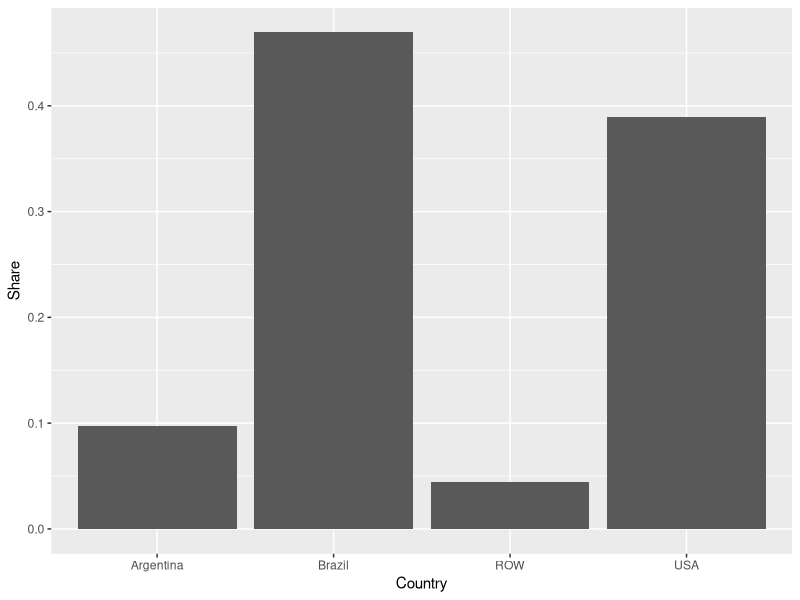
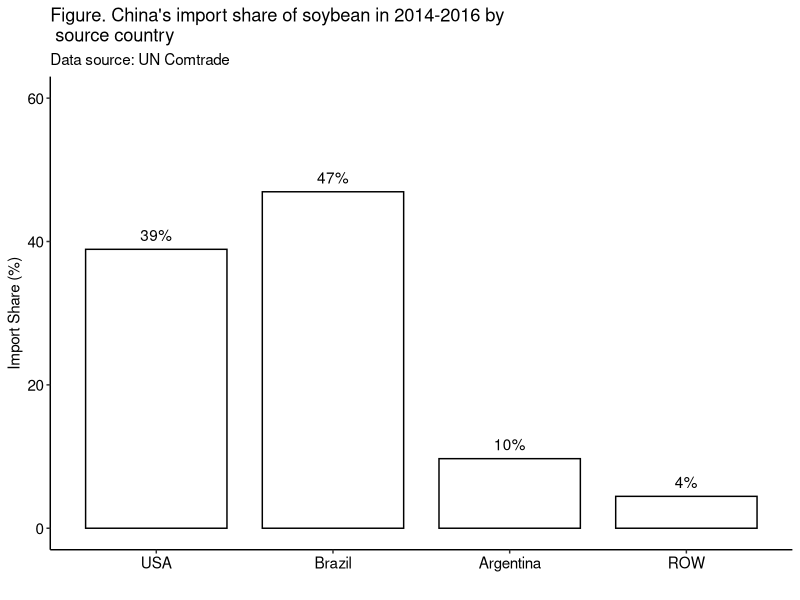
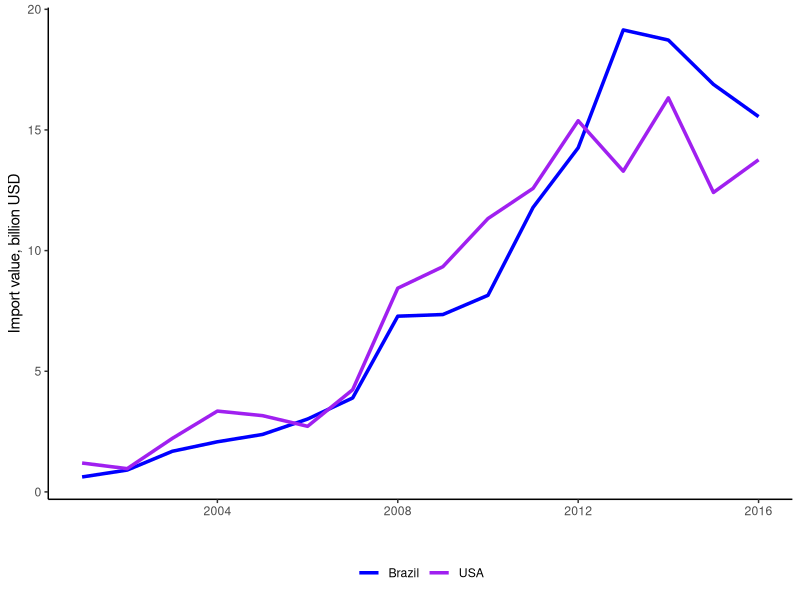
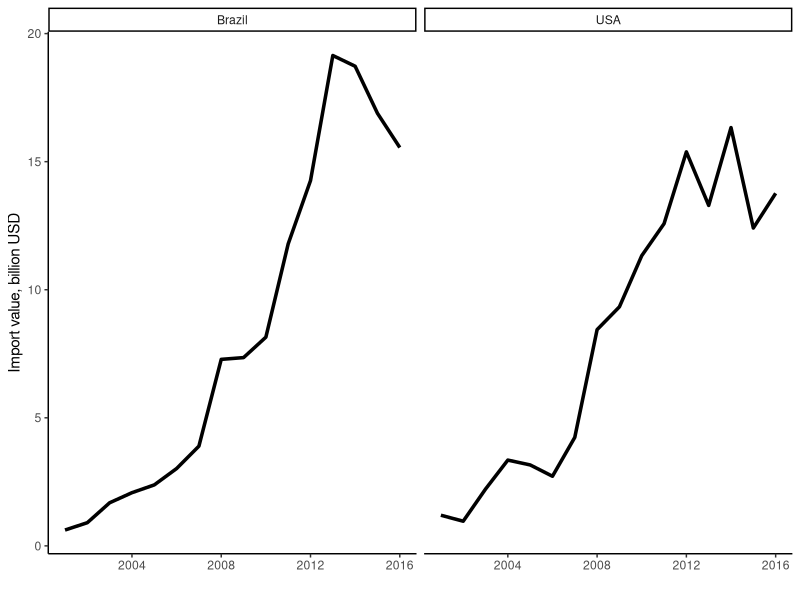
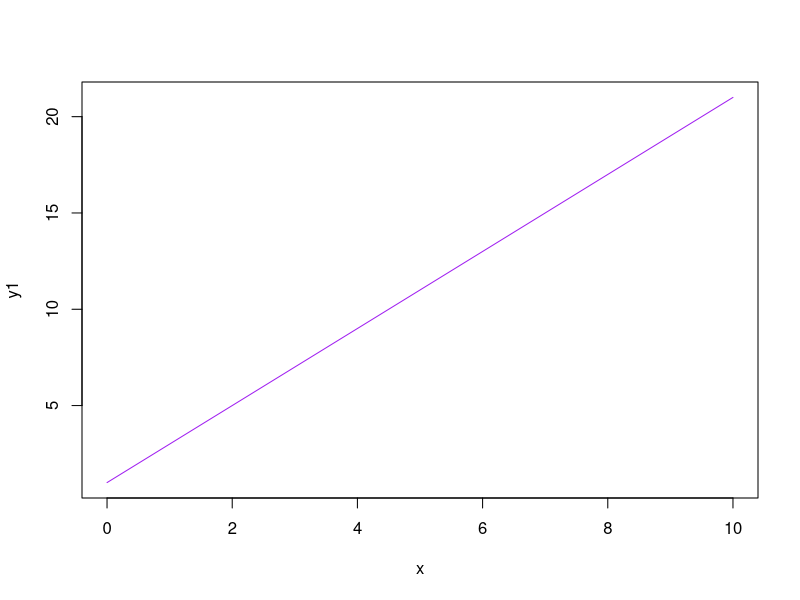
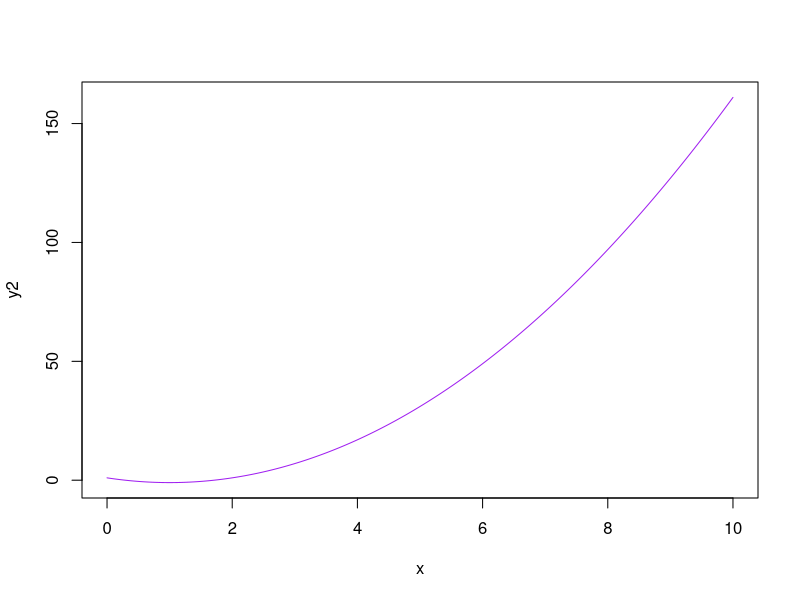
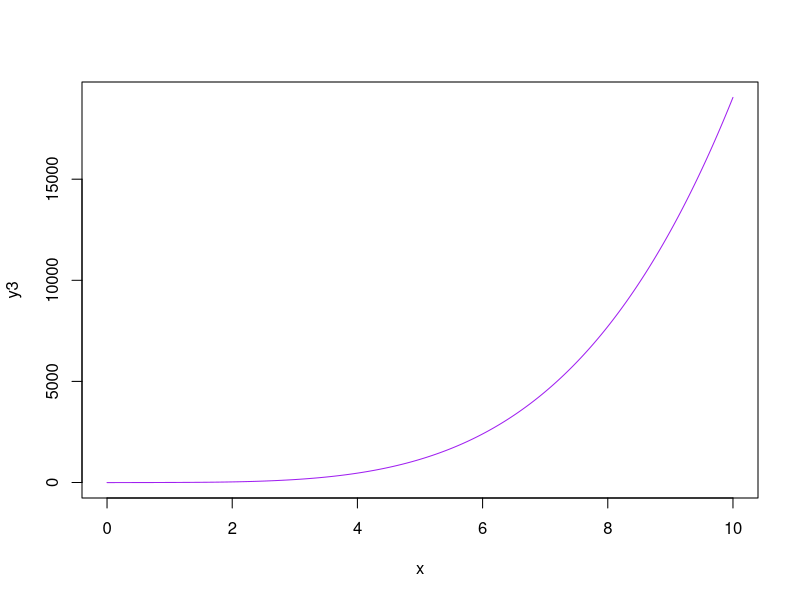
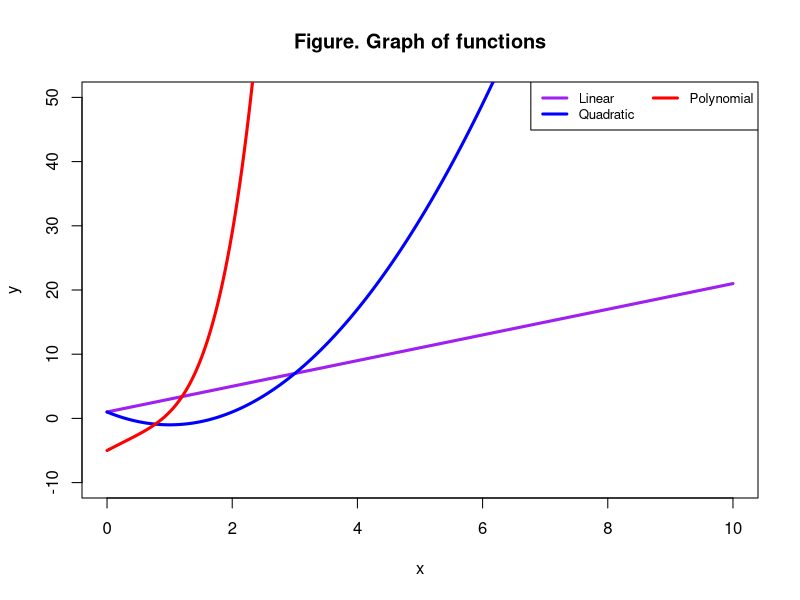

Write R code to recreate these figures, in order.
setwd('D:/RSession')

library(dplyr)
library(tidyr)
library(data.table)
library(readxl)

rm(list=ls())

# Read CSV data.
dat <- data.table::fread('comtrade_trade_data.csv')
head(dat)

CtyCodeDat <- readxl::read_xls('UN Comtrade Country List.xls',
                               sheet = 1, range = 'A1:I294') %>%
  dplyr::select(1, 2)


cleanDat <- dat %>%
  dplyr::select(1, 4, 9, 10) %>%
  left_join(., CtyCodeDat, by = c('Partner Code' = 'ctyCode')) %>%
  filter(`Partner Code` != 0) %>%
  dplyr::rename(Country = `cty Name English`,
                Quantity = `Netweight (kg)`) %>%
  mutate(Country = ifelse(Country %in% c('Brazil', 'Argentina', 'USA'),
                          Country, 'ROW')) %>%
  group_by(Country, Year) %>%
  summarise(Value = sum(Value), Quantity = sum(Quantity)) %>%
  mutate(Value = as.numeric(Value),
         Quantity = as.numeric(Quantity)) %>%
  arrange(Year)


ImportShare <- cleanDat %>%
  filter(Year >= 2014, Year <= 2016) %>%
  group_by(Year) %>%
  mutate(Total = sum(Value)) %>%
  mutate(Share = Value/Total) %>%
  group_by(Country) %>%
  summarise(Share = mean(Share))


library(ggplot2)
g1 <- ggplot(data = ImportShare) +
  geom_bar(mapping = aes(Country, Share), stat = 'identity')
g1



g2 <- ggplot(data = ImportShare) +
  geom_bar(mapping = aes(Country, 100*Share), stat = 'identity', col = 'black',
           fill = 'white', width = 0.8) +
  geom_text(mapping = aes(Country, 100*Share + 2,
                          label = paste0(round(100*Share, 0), '%'))) +
  labs(x = '', y = 'Import Share (%)',
       title = "Figure. China's import share of soybean in 2014-2016 by \n source country",
       subtitle = "Data source: UN Comtrade") +
  theme_classic() +
  scale_y_continuous(limits = c(0, 60)) +
  scale_x_discrete(limits = c('USA', 'Brazil', 'Argentina', 'ROW')) +
  theme(axis.text = element_text(color = 'black', size = 11),
        axis.title = element_text(color = 'black', size = 11))
g2



USBrazilImport <- filter(cleanDat, Country %in% c('Brazil', 'USA'))

g3 <-
  ggplot(data = USBrazilImport) +
  geom_line(mapping = aes(Year, Value/1000000000, color = Country), size = 1.2) +
  theme_classic() +
  labs(x = '', y = 'Import value, billion USD') +
  scale_color_manual(values = c('blue', 'purple')) +
  theme(legend.position = 'bottom',
        legend.title = element_blank())

g3



g4 <-
  ggplot(data = USBrazilImport) +
  geom_line(mapping = aes(Year, Value/1000000000), size = 1.2) +
  theme_classic() +
  labs(x = '', y = 'Import value, billion USD') +
  facet_wrap(~Country) +
  theme(legend.position = 'bottom',
        legend.title = element_blank())

g4


# Specify the domain.
x <- seq(0, 10, by = 0.01)

y1 <- 2*x + 1


# A linear function.
y1 <- sapply(x, function(i) 2*i + 1)   # y = 2x + 1
plot(x, y1, type = 'l', col = 'purple')

# A quadratic function.
y2 <- sapply(x, function(i) 2*i^2 - 4*i + 1)  # y = 2x^2 - 4x + 1
plot(x, y2, type = 'l', col = 'purple')

# A polynomial function.
y3 <- sapply(x, function(i) 2*i^4 - i^3 + 5*i - 5) # y = 2x^4 - x^3 + 5x - 5
plot(x, y3, type = 'l', col = 'purple')



# Plot all the functions in one graph.
plot(x, y1, type = 'l', main = 'Figure. Graph of functions',
     col = 'purple', lwd = 3, xlim = c(0, 10), ylim = c(-10, 50),
     xlab = 'x', ylab = 'y')
lines(x, y2, col = 'blue', lwd = 3)
lines(x, y3,  col = 'red', lwd = 3)

legend('topright', legend=c("Linear", "Quadratic", "Polynomial"),
       col=c("purple", "blue", 'red'),
       lwd = 3, cex = 0.8, ncol = 2, text.width = 1)


# Specify the domain
x <- seq(-5, 5, by = 0.01)

# Concave function
y1 <- sapply(x, function(i) -i^2+i+30)   # y = -x^2+x+30
plot(x, y1, type = 'l', col = 'purple', lwd = 3, xlab = 'x', ylab = 'y')
text(-3.5, 25, labels = 'y = -x^2 + x + 30', cex = 0.7)
